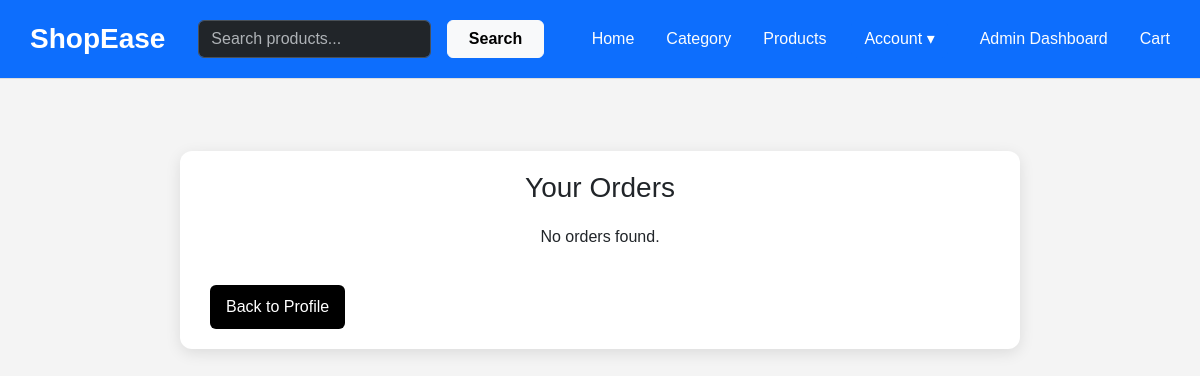
The page /orders/ (signed in) on the database as committed earlier.
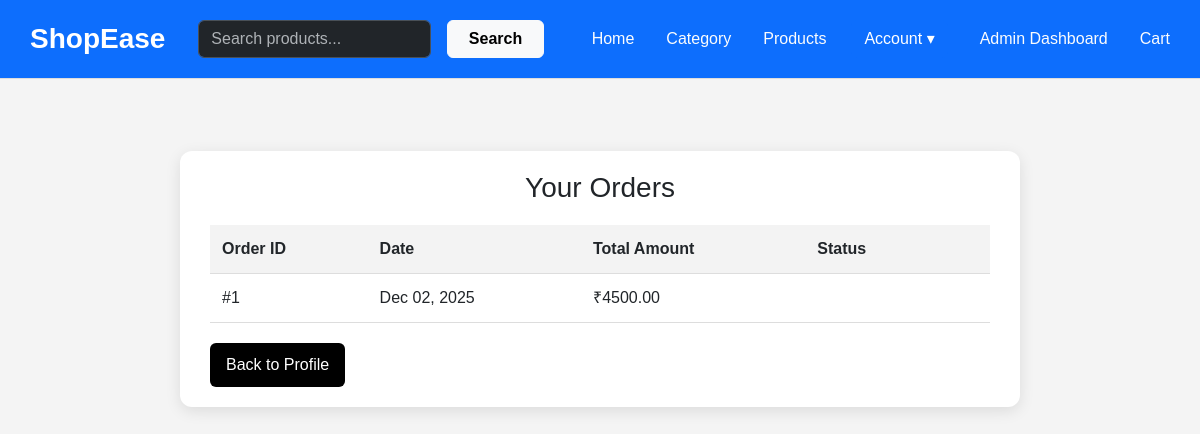
The same page on the database as committed later.
### ecommerce/models.py (models this page shows, shortened)
class Order(models.Model):
    STATUS_CHOICES = [
        ('pending', 'Pending'),
        ('completed', 'Completed'),
        ('cancelled', 'Cancelled'),
    ]
    user = models.ForeignKey(settings.AUTH_USER_MODEL, on_delete=models.CASCADE)
    created_at = models.DateTimeField(default=timezone.now)
    status = models.CharField(max_length=20, choices=STATUS_CHOICES, default='pending')
    total_amount = models.DecimalField(max_digits=10, decimal_places=2, default=0)

### ecommerce/views.py (the view)
# urls.py: path('orders/', views.order_history, name='order_history'),
def order_history(request):
    orders = Order.objects.filter(user=request.user).order_by('-created_at')
    return render(request, 'order_history.html', {'orders': orders})

### ecommerce/templates/order_history.html (shortened to what this page needs)
{% extends 'base.html' %}
{% block content %}
<div class="orders-box">
    <h2>Your Orders</h2>
    {% if orders %}
        <table>
            <thead>
                <tr>
                    <th>Order ID</th>
                    <th>Date</th>
                    <th>Total Amount</th>
                    <th>Status</th>
                </tr>
            </thead>
            <tbody>
                {% for order in orders %}
                    <tr>
                        <td>#{{ order.id }}</td>
                        <td>{{ order.created_at|date:"M d, Y" }}</td>
                        <td>₹{{ order.total_amount }}</td>
                        <td>
                            <span class="status {{ order.status }}">
                            </span>
                        </td>
                    </tr>
                {% endfor %}
            </tbody>
        </table>
    {% else %}
        <p>No orders found.</p>
    {% endif %}
    <a href="{% url 'profile' %}" class="back-btn">Back to Profile</a>
</div>
{% endblock %}

Rows that differ between the two databases and show on the page:
added Order: id "1", created_at "Dec 02, 2025", total_amount "4500.00"
Other text that changed with them:
text no longer shown: "No orders found."
text now shown: "Order ID Date Total Amount Status"
